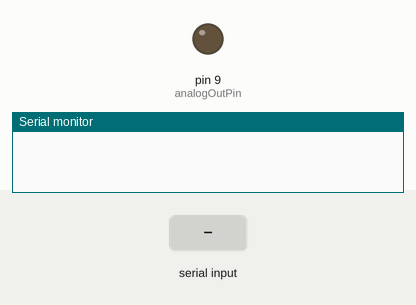
Recording of a sketch running on a simulated Arduino Uno, built with avr-gcc and run on an emulated ATmega328P. Shown: output pins drawn as LEDs (lit = HIGH), the last lines printed to the serial monitor. The test bench sets the inputs (shaded band).

Above: at 1.2 s.
1.3 s: "1" received over Serial
At 1.8 s:
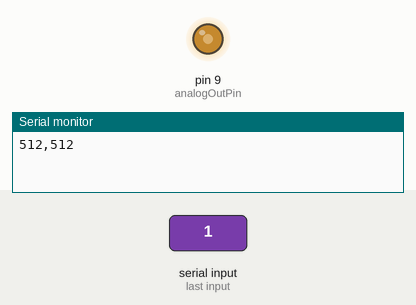
Timing chart, 0 to 4.3 s (numbered marks = the images above; inputs shaded):
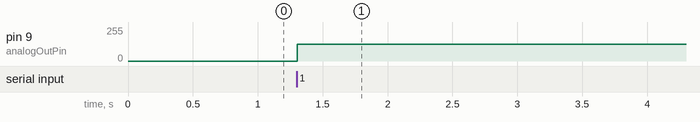

The sketch:

ArduinoWS03_04.ino
```cpp
/*
 第3回Arduino勉強会
 複数センサ（24ページ目）
*/

// 定数の宣言
const int analogInPin1 = A0;  // アナログ入力ピン1
const int analogInPin2 = A2;  // アナログ入力ピン2
const int analogOutPin = 9;   // アナログ出力ピン(LEDピン)
// 変数の宣言
int sensorValue1 = 0;         // センサ読み取り値1
int sensorValue2 = 0;         // センサ読み取り値2
int outputValue = 0;          // LED出力値

// 初期化
void setup() {
  Serial.begin(9600);   // シリアル開始
}

// メイン処理の記述
void loop() {
  // もし、データを受信していたら
  if (Serial.available() > 0) {
    // バッファをクリアするため1バイト読み込み(読み込んだ値は使用しない)
    Serial.read();
    //センサ値読み取り
    sensorValue1 = analogRead(analogInPin1);
    sensorValue2 = analogRead(analogInPin2);
    // シリアルに文字列形式で出力
    Serial.print(sensorValue1);
    Serial.print(",");
    Serial.println(sensorValue2);
    //LEDを光らせる(動作確認用)
    //センサ入力値をマッピングして調整
    outputValue = map(sensorValue1, 0, 1023, 0, 255);
    analogWrite(analogOutPin, outputValue);
  }
  delay(2);//待機
}
```

Measured:
- after the input at 1.3 s, pin 9 (analogOutPin): 0/255 → 127/255 at once
